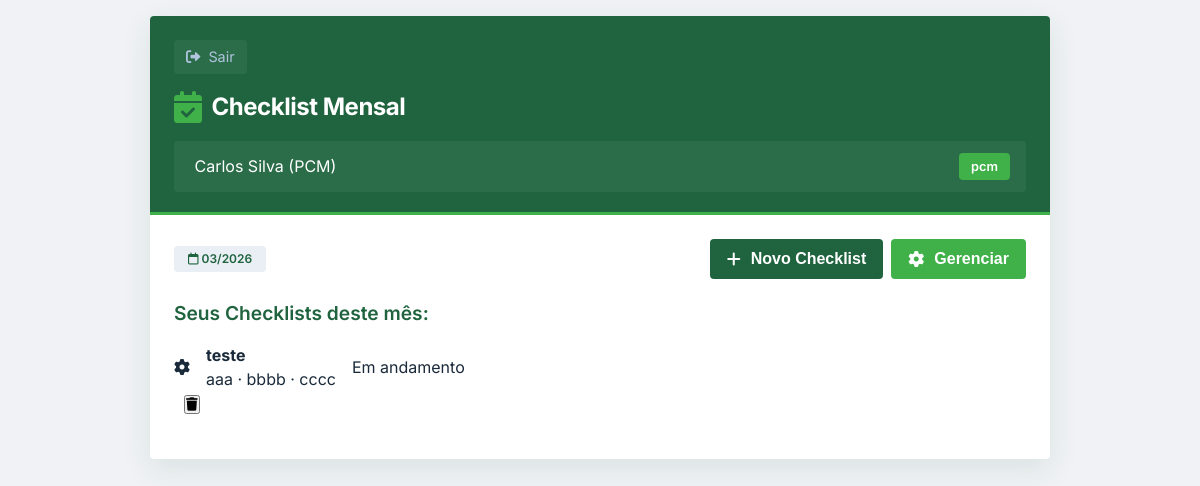
Page /modulo/checklist?checklist_id=107 (signed in) on the earlier database version.
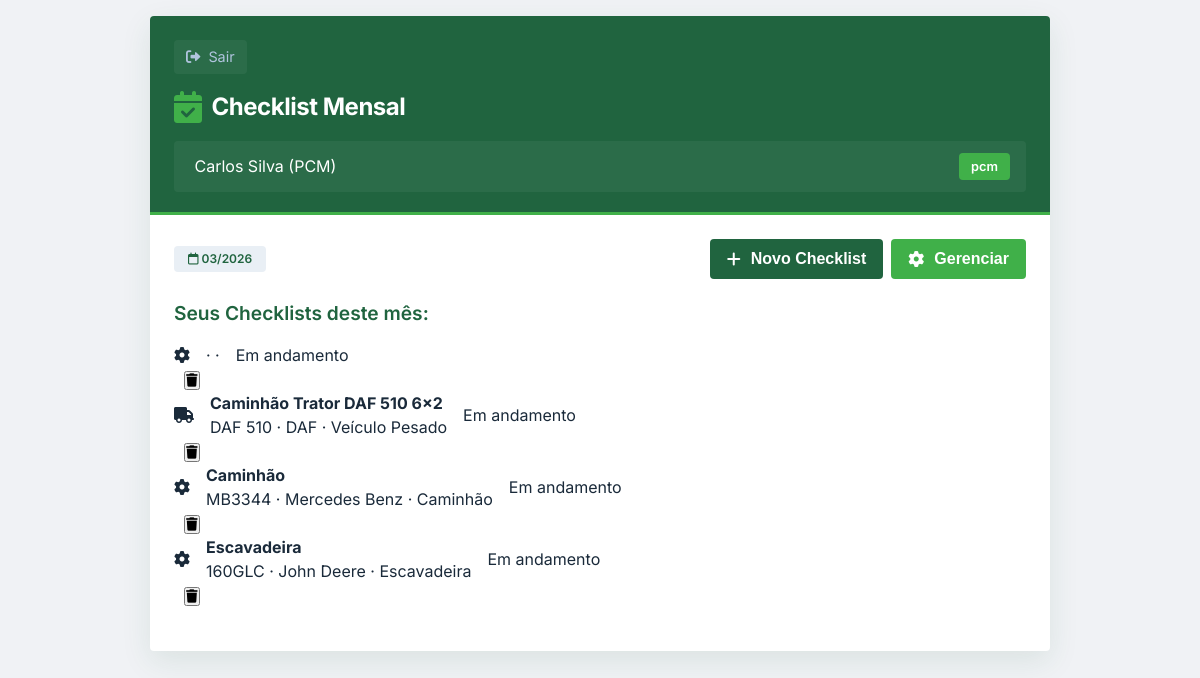
Same page on the later database version.
### app.py (models this page shows, shortened)
class Checklist(db.Model):
    __tablename__ = 'checklists'
    id = db.Column(db.Integer, primary_key=True)
    equipamento_id = db.Column(db.Integer, db.ForeignKey('equipamentos.id'))
    mes_ano = db.Column(db.String(7))  # MM/YYYY
    operador_id = db.Column(db.Integer, db.ForeignKey('usuarios.id'))
    status = db.Column(db.String(20), default='pendente')  # 'pendente', 'concluido'
    observacoes = db.Column(db.Text)
    data_execucao = db.Column(db.DateTime)
    equipamento = db.relationship('Equipamento')
    operador = db.relationship('Usuario')

class Equipamento(db.Model):
    __tablename__ = 'equipamentos'
    id = db.Column(db.Integer, primary_key=True)
    nome = db.Column(db.String(100), nullable=False)
    modelo = db.Column(db.String(50))
    fabricante = db.Column(db.String(100))
    tipo = db.Column(db.String(50))
    manual_pdf = db.Column(db.String(200))
    data_cadastro = db.Column(db.DateTime, default=datetime.utcnow)

### app.py (the view)
@app.route('/modulo/checklist')
@login_required
@modulo_required('checklist')
def modulo_checklist():
    usuario = Usuario.query.get(session['usuario_id'])
    data_atual = datetime.now()
    mes_ano = data_atual.strftime('%m/%Y')
    novo = request.args.get('new', type=int)
    checklists = Checklist.query.filter_by(
        operador_id=usuario.id,
        mes_ano=mes_ano
    ).all()
    checklist_id = request.args.get('checklist_id', type=int)
    if novo or not checklists:
        checklist = None
    elif checklist_id:
        checklist = Checklist.query.get(checklist_id)
    else:
        checklist = checklists[0] if checklists else None
    equipamentos = Equipamento.query.all()
    return render_template('modulo_checklist.html',
                         usuario=usuario,
                         checklist=checklist,
                         checklists=checklists,  # Passa a lista completa
                         equipamentos=equipamentos,
                         mes_ano=mes_ano)

### app.py (called while the page is built)
def login_required(f):
    @wraps(f)
    def decorated_function(*args, **kwargs):
        if 'usuario_id' not in session:
            return redirect(url_for('index'))
        return f(*args, **kwargs)
    return decorated_function

def modulo_required(modulo):
    def decorator(f):
        @wraps(f)
        def decorated_function(*args, **kwargs):
            if 'usuario_id' not in session:
                return redirect(url_for('index'))
            usuario = Usuario.query.get(session['usuario_id'])
            if usuario.modulo_acesso != 'todos' and usuario.modulo_acesso != modulo:
                return redirect(url_for('index'))
            return f(*args, **kwargs)
        return decorated_function
    return decorator

### templates/modulo_checklist.html (shortened to what this page needs)
<!DOCTYPE html>
<html lang="pt-BR">
<head>
    <link rel="stylesheet" href="https://cdnjs.cloudflare.com/ajax/libs/font-awesome/6.0.0-beta3/css/all.min.css">
    <link rel="stylesheet" href="{{ url_for('static', filename='css/modulo_checklist.css') }}">
</head>
<body>
<div class="app-container">
    <div class="screen">
        <div class="header-aguia">
            <div class="back-button" onclick="window.location.href='/'">
                <i class="fas fa-sign-out-alt"></i> Sair
            </div>
            <div class="header-logo">
                <i class="fas fa-calendar-check"></i> Checklist Mensal
            </div>
            <div class="user-info">
                <span> {{ usuario.nome }} ({{ usuario.perfil|upper }})</span>
                <span class="badge">{{ usuario.perfil }}</span>
            </div>
        </div>
        <div class="content-padded">
            <div style="display:flex; justify-content: space-between; align-items: center; margin-bottom: 20px;">
                <span class="status-tag"><i class="far fa-calendar"></i> {{ mes_ano }}</span>
                <div style="display: flex; gap: 8px;">
                    <button class="btn" style="width: auto; padding: 10px 16px;" onclick="window.location.href='/modulo/checklist?new=1'">
                        <i class="fas fa-plus"></i> Novo Checklist
                    </button>
                    {% if usuario.perfil == 'pcm' %}
                    <button class="btn" style="width: auto; padding: 10px 16px; background: #40b049;" onclick="abrirModalGerenciarEquipamentos()">
                        <i class="fas fa-cog"></i> Gerenciar
                    </button>
                    {% endif %}
                </div>
            </div>
            {% if checklists and checklists|length > 0 and not request.args.get('new') %}
                <h3>Seus Checklists deste mês:</h3>
                <div style="margin-bottom: 20px;">
                    {% for chk in checklists %}
                    <div class="equipamento-card" style="cursor: pointer; position: relative;">
                        <div onclick="window.location.href='/modulo/checklist?checklist_id={{ chk.id }}'" style="display: flex; align-items: center; gap: 16px; flex: 1;">
                            <div class="equipamento-icon">
                                {% if 'daf' in chk.equipamento.nome|lower %}
                                <i class="fas fa-truck"></i>
                                {% else %}
                                <i class="fas fa-cog"></i>
                                {% endif %}
                            </div>
                            <div class="equipamento-info">
                                <h4>{{ chk.equipamento.nome }}</h4>
                                <p>{{ chk.equipamento.modelo }} · {{ chk.equipamento.fabricante }} · {{ chk.equipamento.tipo }}</p>
                            </div>
                            <div class="status-badge {% if chk.status == 'pendente' %}status-pendente{% else %}status-concluido{% endif %}">
                                {% if chk.status == 'pendente' %}Em andamento{% else %}Concluído{% endif %}
                            </div>
                        </div>
                        {% if usuario.perfil == 'pcm' %}
                        <div class="equipamento-actions" style="margin-left: 10px;">
                            <button class="action-btn delete" onclick="event.stopPropagation(); confirmarExcluirChecklist({{ chk.id }}, '{{ chk.equipamento.nome }}')" title="Excluir checklist">
                                <i class="fas fa-trash"></i>
                            </button>
                        </div>
                        {% endif %}
                    </div>
                    {% endfor %}
                </div>
            {% endif %}
        </div>
    </div>
</div>
</body>
</html>

Differences in the rows shown:
shown differently, row unchanged: Checklist (number 1 of 4 on the later page): equipamento.nome "teste" → (not shown); equipamento.modelo "aaa" → (not shown); equipamento.fabricante "bbbb" → (not shown); equipamento.tipo "cccc" → (not shown)
added Checklist: equipamento.nome "Caminhão Trator DAF 510 6x2", equipamento.modelo "DAF 510", equipamento.fabricante "DAF", equipamento.tipo "Veículo Pesado", status "Em andamento"
added Checklist: equipamento.nome "Caminhão", equipamento.modelo "MB3344", equipamento.fabricante "Mercedes Benz", equipamento.tipo "Caminhão", status "Em andamento"
added Checklist: equipamento.nome "Escavadeira", equipamento.modelo "160GLC", equipamento.fabricante "John Deere", equipamento.tipo "Escavadeira", status "Em andamento"
